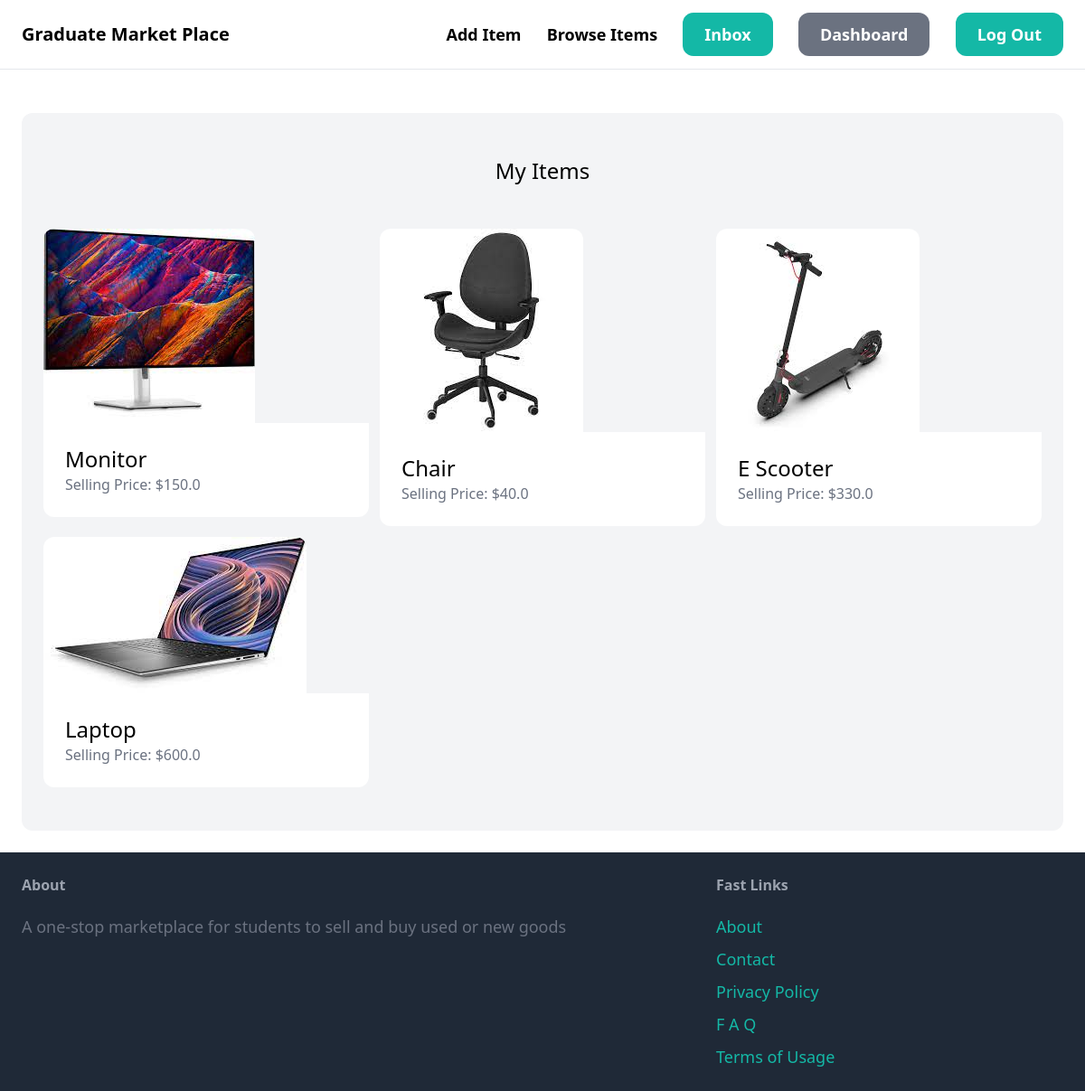
Page /dashboard/ (signed in) on the earlier database version.
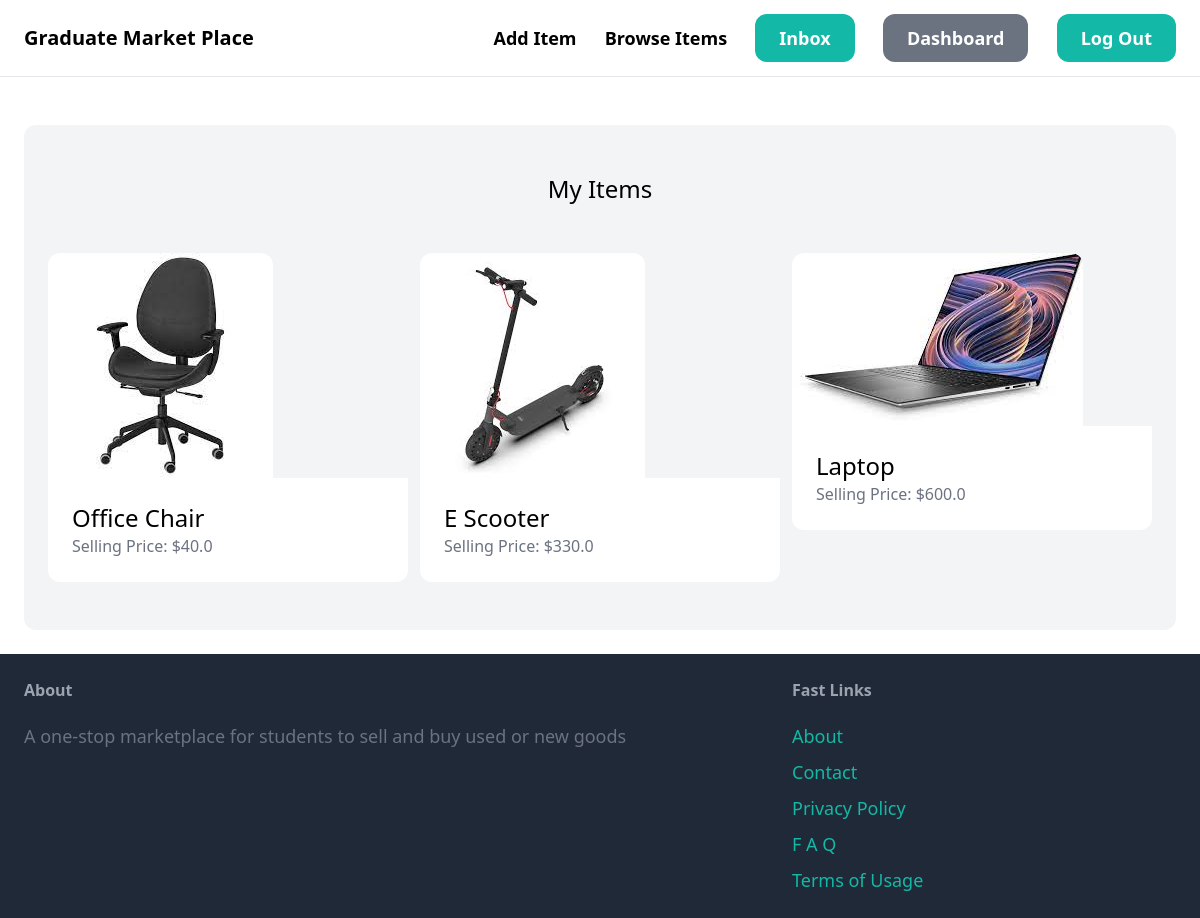
Same page on the later database version.
### item/models.py (models this page shows, shortened)
class Item(models.Model):
    category = models.ForeignKey(Category, related_name='items', on_delete=models.CASCADE)
    name = models.CharField(max_length=255)
    description = models.TextField(blank=True, null=True)
    price = models.FloatField()
    image = models.ImageField(upload_to='item_images', blank=True, null=True)
    is_sold = models.BooleanField(default=False)
    posted_by = models.ForeignKey(User, related_name='items', on_delete=models.CASCADE)
    posted_at = models.DateTimeField(auto_now_add=True)

### dashboard/views.py (the view)
# urls.py: path('', views.index, name='index'),
@login_required
def index(request):
    items = Item.objects.filter(posted_by=request.user)
    return render(request, 'dashboard/index.html', {
        'items': items,
    })

### dashboard/templates/dashboard/index.html (shortened to what this page needs)
{% extends 'core/base.html' %}
{% block content %}
    <div class="mt-6 px-6 py-12 bg-gray-100 rounded-xl">
        <h2 class="mb-12 text-2xl text-center">My Items</h2>
        <div class="grid grid-cols-3 gap-3">
            {% for item in items %}
                <div>
                    <a href="{% url 'item:detail' item.id %}">
                        <div>
                            <img src="{{ item.image.url }}" class="rounded-t-xl">
                        </div>
                        <div class="p-6 bg-white rounded-b-xl">
                            <h2 class="text-2xl">{{ item.name }}</h2>
                            <p class="text-gray-500">Selling Price: ${{ item.price }}</p>
                        </div>
                    </a>
                </div>
            {% endfor %}
        </div>
    </div>
{% endblock %}

Differences in the rows shown:
removed Item: image (picture), name "Monitor", price "150.0"
changed Item: name "Chair" → "Office Chair"
